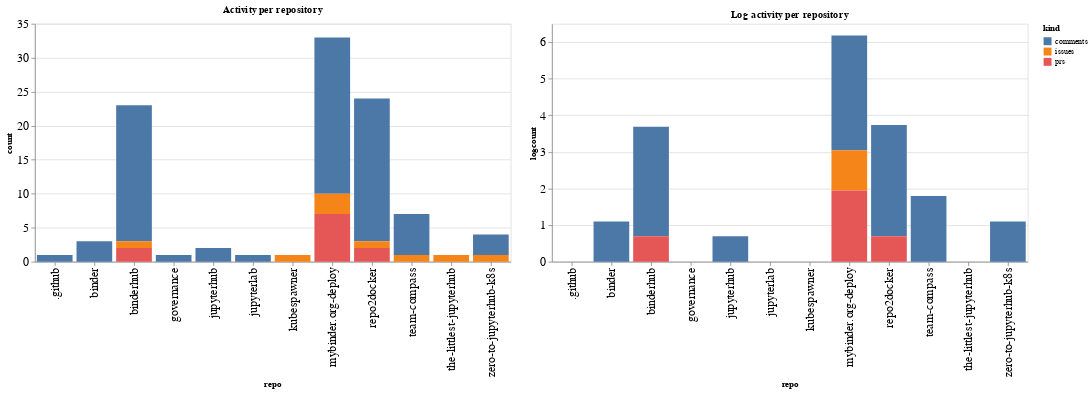

Notebook code for this chart:
### Code cell
ch1 = alt.Chart(repo_summaries, width=600, title="Activity per repository").mark_bar().encode(
    x='repo',
    y='count',
    color='kind',
    tooltip="kind"
)

ch2 = alt.Chart(repo_summaries, width=600, title="Log activity per repository").mark_bar().encode(
    x='repo',
    y='logcount',
    color='kind',
    tooltip="kind"
)

ch1 | ch2

### Figure 1 — Vega-Lite specification as saved in the notebook (floating-point values rounded to 4 significant figures)
{"config": {"axisLeft": {"labelFontSize": 15}, "axisBottom": {"labelFontSize": 15}}, "hconcat": [{"mark": "bar", "encoding": {"color": {"type": "nominal", "field": "kind"}, "tooltip": {"type": "nominal", "field": "kind"}, "x": {"type": "nominal", "field": "repo"}, "y": {"type": "quantitative", "field": "count"}}, "title": "Activity per repository", "width": 600}, {"mark": "bar", "encoding": {"color": {"type": "nominal", "field": "kind"}, "tooltip": {"type": "nominal", "field": "kind"}, "x": {"type": "nominal", "field": "repo"}, "y": {"type": "quantitative", "field": "logcount"}}, "title": "Log activity per repository", "width": 600}], "data": {"name": "data-8da7db7a4ae9c74d5c9b4e8c4cda0f98"}, "$schema": "https://vega.github.io/schema/vega-lite/v4.8.1.json", "datasets": {"data-8da7db7a4ae9c74d5c9b4e8c4cda0f98": [{"repo": ".github", "kind": "comments", "count": 1, "logcount": 0.0}, {"repo": "binder", "kind": "comments", "count": 3, "logcount": 1.099}, {"repo": "binderhub", "kind": "comments", "count": 20, "logcount": 2.996}, {"repo": "binderhub", "kind": "issues", "count": 1, "logcount": 0.0}, {"repo": "binderhub", "kind": "prs", "count": 2, "logcount": 0.6931}, {"repo": "governance", "kind": "comments", "count": 1, "logcount": 0.0}, {"repo": "jupyterhub", "kind": "comments", "count": 2, "logcount": 0.6931}, {"repo": "jupyterlab", "kind": "comments", "count": 1, "logcount": 0.0}, {"repo": "kubespawner", "kind": "issues", "count": 1, "logcount": 0.0}, {"repo": "mybinder.org-deploy", "kind": "comments", "count": 23, "logcount": 3.135}, {"repo": "mybinder.org-deploy", "kind": "issues", "count": 3, "logcount": 1.099}, {"repo": "mybinder.org-deploy", "kind": "prs", "count": 7, "logcount": 1.946}, {"repo": "repo2docker", "kind": "comments", "count": 21, "logcount": 3.045}, {"repo": "repo2docker", "kind": "issues", "count": 1, "logcount": 0.0}, {"repo": "repo2docker", "kind": "prs", "count": 2, "logcount": 0.6931}, {"repo": "team-compass", "kind": "comments", "count": 6, "logcount": 1.792}, {"repo": "team-compass", "kind": "issues", "count": 1, "logcount": 0.0}, {"repo": "the-littlest-jupyterhub", "kind": "issues", "count": 1, "logcount": 0.0}, {"repo": "zero-to-jupyterhub-k8s", "kind": "comments", "count": 3, "logcount": 1.099}, {"repo": "zero-to-jupyterhub-k8s", "kind": "issues", "count": 1, "logcount": 0.0}]}}
